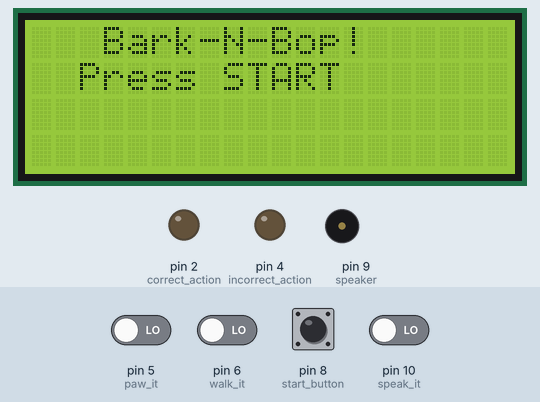
Simulated run of this sketch. Board: Arduino Uno, built with avr-gcc and run on an emulated ATmega328P. Shown: 20×4 character LCD, output pins drawn as LEDs (lit = HIGH), buzzer (waves = sounding). The inputs (shaded band) are chosen by the test bench; at power-on: pin 5 (paw_it), pin 6 (walk_it), pin 8 (start_button), pin 10 (speak_it) LOW. Random numbers use the default seed unless the sketch sets one.

Above: at 1.7 s.
1.8 s: pin 8 (start_button) pulled HIGH for 0.65 s
At 4.2 s:
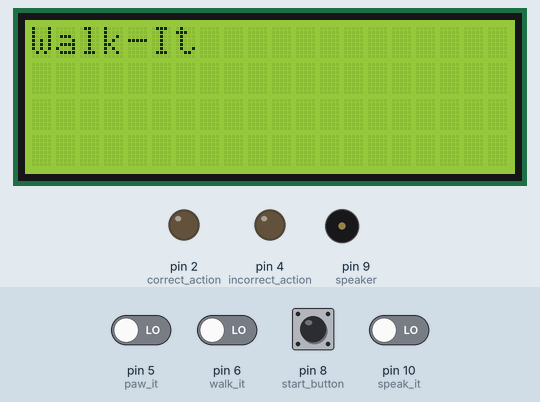
4.9 s: pin 5 (paw_it) driven HIGH
At 5.2 s:
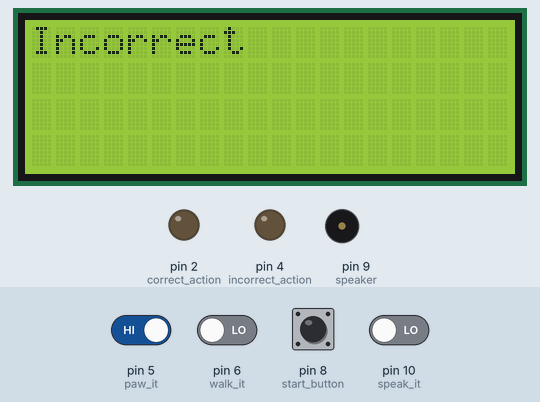
11.1 s: pin 8 (start_button) pulled HIGH for 1 s
At 15.1 s:
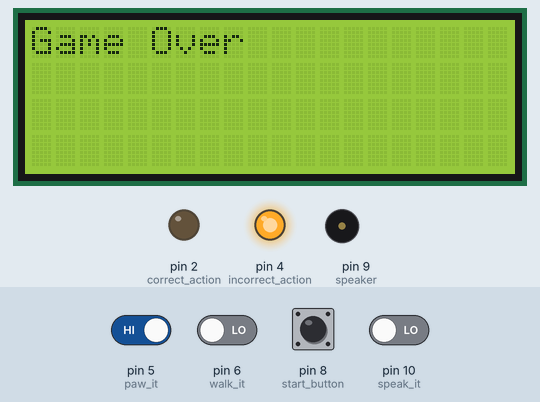
15.2 s: pin 5 (paw_it) driven LOW and pin 8 (start_button) driven HIGH
18.3 s: pin 8 (start_button) driven LOW
19.8 s: pin 8 (start_button) driven HIGH
At 22.5 s:
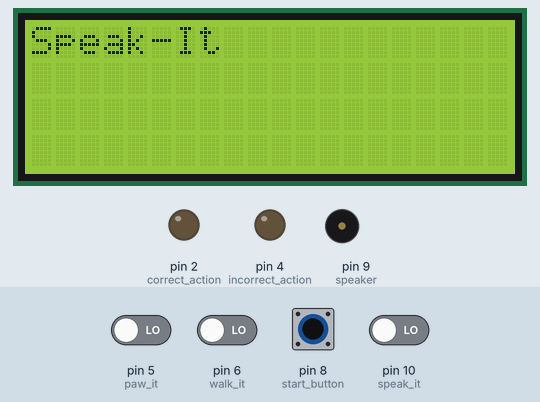
Timing chart, 0 to 23.8 s (numbered marks = the images above; inputs shaded):
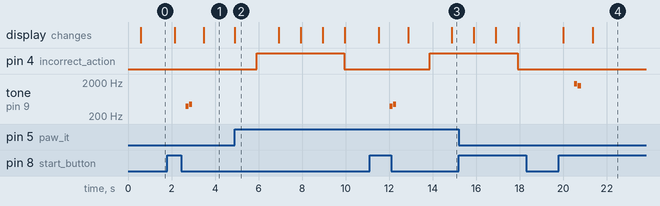

The sketch:

bark_it_code.ino
```cpp
# include <LiquidCrystal_I2C.h>
LiquidCrystal_I2C lcd(0x27,20,4);  // set the LCD address to 0x27 for a 16 chars and 2 line display

// define sensory input variables (i.e., the commands and START button)
int start_button = 8;
int paw_it = 5;
int walk_it = 6;
int speak_it = 10;

// define output variables:
int correct_action = 2; // green LED for successful action
int incorrect_action = 4; //red LED for unsuccessful action
unsigned int speaker = 9; // speaker for telling the user which command they need to do

long action = 0; // we will switch on action
int action_before = 0; // action before holds the state of the previous command (before new command prompted)
int action_after = 0; // action after holds the state of the completed command (after user was prompted with new command)

// count timer for recording if actions are completed in the alotted time
unsigned long turn = 500; // 10 seconds to complete the prompted command
unsigned long time_prompted; // initial time command was given to user
unsigned long time_elapsed; // measures how much time has passed to check if user completed action quick enough

// define variables to control game loop
int repeat = 0; // denotes whether the game is still going on or completed
int started = 0;
int score = 0; // score to increment according to successful actions
int total_score = 0; //accumulate score as game goes on
int action_completed = 0; // bool that gets set to 1 when an action is successful
int incorrect_action_set[] = {0,0};
int incorrect_action1 = 0;
int incorrect_action2 = 0;

// define variables to control the output sounds for each command
int tempo = 360;
int wholenote = (60000 * 4) / tempo;
int divider = 0;
int noteDuration = 0;

// Set a timer to limit the user's response time
unsigned long timeout = 10000; // 10 seconds

//define tones
// https://github.com/tsukisan/Arduino/blob/master/WiiClassicSoundboard/Notes.h
// #define NOTE_B0 31
// #define NOTE_C1 33
// #define NOTE_CS1 35
// #define NOTE_D1 37
// #define NOTE_DS1 39
// #define NOTE_E1 41

//define tones
#define NOTE_B0 31
#define NOTE_C1 33
#define NOTE_CS1 35
#define NOTE_D1 37
#define NOTE_DS1 39
#define NOTE_E1 41
#define NOTE_F1 44
#define NOTE_FS1 46
#define NOTE_G1 49
#define NOTE_GS1 52
#define NOTE_A1 55
#define NOTE_AS1 58
#define NOTE_B1 62
#define NOTE_C2 65
#define NOTE_CS2 69
#define NOTE_D2 73
#define NOTE_DS2 78
#define NOTE_E2 82
#define NOTE_F2 87
#define NOTE_FS2 93
#define NOTE_G2 98
#define NOTE_GS2 104
#define NOTE_A2 110
#define NOTE_AS2 117
#define NOTE_B2 123
#define NOTE_C3 131
#define NOTE_CS3 139
#define NOTE_D3 147
#define NOTE_DS3 156
#define NOTE_E3 165
#define NOTE_F3 175
#define NOTE_FS3 185
#define NOTE_G3 196
#define NOTE_GS3 208
#define NOTE_A3 220
#define NOTE_AS3 233
#define NOTE_B3 247
#define NOTE_C4 262
#define NOTE_CS4 277
#define NOTE_D4 294
#define NOTE_DS4 311
#define NOTE_E4 330
#define NOTE_F4 349
#define NOTE_FS4 370
#define NOTE_G4 392
#define NOTE_GS4 415
#define NOTE_A4 440
#define NOTE_AS4 466
#define NOTE_B4 494
#define NOTE_C5 523
#define NOTE_CS5 554
#define NOTE_D5 587
#define NOTE_DS5 622
#define NOTE_E5 659
#define NOTE_F5 698
#define NOTE_FS5 740
#define NOTE_G5 784
#define NOTE_GS5 831
#define NOTE_A5 880
#define NOTE_AS5 932
#define NOTE_B5 988
#define NOTE_C6 1047
#define NOTE_CS6 1109
#define NOTE_D6 1175
#define NOTE_DS6 1245
#define NOTE_E6 1319
#define NOTE_F6 1397
#define NOTE_FS6 1480
#define NOTE_G6 1568
#define NOTE_GS6 1661
#define NOTE_A6 1760
#define NOTE_AS6 1865
#define NOTE_B6 1976
#define NOTE_C7 2093
#define NOTE_CS7 2217
#define NOTE_D7 2349
#define NOTE_DS7 2489
#define NOTE_E7 2637
#define NOTE_F7 2794
#define NOTE_FS7 2960
#define NOTE_G7 3136
#define NOTE_GS7 3322
#define NOTE_A7 3520
#define NOTE_AS7 3729
#define NOTE_B7 3951
#define NOTE_C8 4186
#define NOTE_CS8 4435
#define NOTE_D8 4699
#define NOTE_DS8 4978
#define REST 0


// define sounds for each command
int pawMelody[] = {
  NOTE_A5,4, NOTE_DS8,4, NOTE_E5,4,
};

int walkMelody[] = {
  NOTE_G4,4, NOTE_A4,4, NOTE_A5,4,
};

int speakMelody[] = {
  NOTE_A6,4, NOTE_G6,4, NOTE_GS6,4, NOTE_DS6,4,
};

// sizeof gives the number of bytes, each int value is composed of two bytes (16 bits)
// there are two values per note (pitch and duration), so for each note there are four bytes
int pawNotes = sizeof(pawMelody) / sizeof(pawMelody[0]) / 2;
int walkNotes = sizeof(walkMelody) / sizeof(walkMelody[0]) / 2;
int speakNotes = sizeof(speakMelody) / sizeof(speakMelody[0]) / 2;


void setup() {
  // initialize the lcd
	lcd.init();
  lcd.backlight();
	delay(500);

  // set up the pin modes
  pinMode(correct_action, OUTPUT);
  pinMode(incorrect_action, OUTPUT);
  pinMode(paw_it, INPUT);
  pinMode(walk_it, INPUT);
  pinMode(speak_it, INPUT);
  pinMode(start_button, INPUT);
  pinMode(speaker, OUTPUT);

}

// function to compare the prompted action with the sensory input from the user
void actionChecker(int action, int actionPin, String action_str){

  delay(500);
  // check the sensory input and compare it with the given action
  action_before = digitalRead(actionPin);

  // record the time elapsed between prompting the command and completing the action
  time_prompted = millis();
  time_elapsed = 0;

  lcd.clear();
  lcd.print(action_str);

  // check for incorrect input
  if(actionPin == paw_it){
    incorrect_action_set[0] = 6;
    incorrect_action_set[1] = 10;
  }
  else if(actionPin == walk_it){
    incorrect_action_set[0] = 5;
    incorrect_action_set[1] = 10;
  }
  else if(actionPin == speak_it){
    incorrect_action_set[0] = 5;
    incorrect_action_set[1] = 6;
  }

  // check if action was completed before timer runs out
  while(time_elapsed < timeout && action_completed==0 && !incorrect_action1 && !incorrect_action2){
    // read the action to see if it matches what was prompted
    action_after = digitalRead(actionPin);
    incorrect_action1 = digitalRead(incorrect_action_set[0]);
    incorrect_action2 = digitalRead(incorrect_action_set[1]);

    // compare the actions before and after to see if action was completed
    if(action_before != action_after){
      action_completed = 1; // mark the action as completed
      score = score + 1; // reward a point for a successful action
      turn = turn - (turn * .05); // decrease the game rate so the time speeds up for each round
      break;
    }
    time_elapsed = millis() - time_prompted; // update time elapsed

  }

  // the game ends when the user reaches 99 points. check the score
  if(action_completed == 1 && score == 99){

    // tell the user they won
    lcd.clear();
    lcd.print("You Won!");
    delay(1000);

    // total up the points
    total_score = score;

    // prompt the user game over with their final score
    lcd.clear();
    lcd.print("Game Over");
    delay(1000);
    lcd.clear();
    lcd.print("Total Score:");
    delay(1000);
    lcd.clear();
    lcd.print(total_score);
    delay(1000);

    // reset the game variables
    turn = 500;
    score = 0;
    repeat = 0;
  }

  // if the user does not have 99 points, but had a successful action, reward a point and flash green LED
  else if(action_completed == 1){

    // prompt the user of a successful action
    lcd.clear();
    lcd.print("Correct!");
    delay(1000);
    // light up greem LED when action is successful
    digitalWrite(correct_action, HIGH);
    delay(1000);
    digitalWrite(correct_action, LOW);
  }

  // if the user did not have a successful action, flash the red LED and end the game
  else if(action_completed == 0 || incorrect_action1 || incorrect_action2){
    // prompt the user of a successful action
    lcd.clear();
    lcd.print("Incorrect");
    delay(1000);
    // light up red LED when action is successful
    digitalWrite(incorrect_action, HIGH);
    delay(1000);

    // when an action is unsuccessful, the game ends
    // total up the points
    total_score = score;

    // prompt the user game over with their final score
    lcd.clear();
    lcd.print("Game Over");
    delay(1000);
    lcd.clear();
    lcd.print("Total Score:");
    delay(1000);
    lcd.clear();
    lcd.print(total_score);
    delay(1000);

    // reset the game variables
    turn = 500;
    score = 0;
    repeat = 0;
    digitalWrite(incorrect_action, LOW);
    incorrect_action1 = 0;
    incorrect_action2 = 0;
  }
}

// loop to run continuously to run the game
void loop() {

  // display starting message
  lcd.clear();
  lcd.setCursor(3,0);
  lcd.print("Bark-N-Bop!");
  lcd.setCursor(2,1);
  lcd.print("Press START");
  delay(500);

  started = 0;
  // check if the start button was pressed
  started = digitalRead(start_button);

  if(started){
    repeat = 1; // keeps the game going

    while(repeat != 0){

      // randomly prompt the user with the 1 of 3 commands:
      action = random(1, 4);
      action_completed = 0; // bool set to false until an action has been completed. when action is completed, action_completed = 1
      lcd.clear();


      // switch on the 3 commands
        switch(action){

        // CASE 1: PAW-IT COMMAND
        case 1:
          delay(500);
          for (int thisNote = 0; thisNote < pawNotes * 2; thisNote = thisNote + 2) {
              // calculates the duration of each note
              divider = pawMelody[thisNote + 1];
              if (divider > 0) {
                // regular note, just proceed
                noteDuration = (wholenote) / divider;
              } else if (divider < 0) {
                // dotted notes are represented with negative durations!!
                noteDuration = (wholenote) / abs(divider);
                noteDuration *= 1.5; // increases the duration in half for dotted notes
              }

            tone(speaker, pawMelody[thisNote], noteDuration * 0.9); // Play the single note
            delay(noteDuration);  // Delay for the specified time
            noTone(speaker);  // Silence the note that was playing
          }
          actionChecker(action, paw_it, "Paw-It");
          break;

        // CASE 2: WALK-IT COMMAND
        case 2:
          delay(500);
          for (int thisNote = 0; thisNote < walkNotes; thisNote = thisNote + 2) {
              // calculates the duration of each note
              divider = walkMelody[thisNote + 1];
              if (divider > 0) {
                // regular note, just proceed
                noteDuration = (wholenote) / divider;
              } else if (divider < 0) {
                // dotted notes are represented with negative durations!!
                noteDuration = (wholenote) / abs(divider);
                noteDuration *= 1.5; // increases the duration in half for dotted notes
              }

            tone(speaker, walkMelody[thisNote], noteDuration * 0.9); // Play the single note
            delay(noteDuration);  // Delay for the specified time
            noTone(speaker);  // Silence the note that was playing
          }
          actionChecker(action, walk_it, "Walk-It");
          break;

        // CASE 3: SPEAK-IT COMMAND
        case 3:
          delay(500);
          for (int thisNote = 0; thisNote < speakNotes; thisNote = thisNote + 2) {
              // calculates the duration of each note
              divider = speakMelody[thisNote + 1];
              if (divider > 0) {
                // regular note, just proceed
                noteDuration = (wholenote) / divider;
              } else if (divider < 0) {
                // dotted notes are represented with negative durations!!
                noteDuration = (wholenote) / abs(divider);
                noteDuration *= 1.5; // increases the duration in half for dotted notes
              }

            tone(speaker, speakMelody[thisNote], noteDuration * 0.9); // Play the single note
            delay(noteDuration);  // Delay for the specified time
            noTone(speaker);  // Silence the note that was playing
          }
          actionChecker(action, speak_it, "Speak-It");
          break;
        }
    }
  }
}
```

Measured:
- after the input at 1.8 s, tone on pin 9 (speaker): silent → 392 Hz after 0.84 s, → silent 0.15 s later, → 440 Hz 0.02 s later, → silent 0.15 s later; the display: first changes after 0.34 s (image 1 shows a later state)
- after the input at 4.9 s, pin 4 (incorrect_action): LOW → HIGH after 1.0 s, → LOW 4.0 s later; the display: changes at once (image 2)
- after the input at 11.1 s, pin 4 (incorrect_action): LOW → HIGH after 2.8 s; tone on pin 9 (speaker): silent → 392 Hz after 0.92 s, → silent 0.15 s later, → 440 Hz 0.02 s later, → silent 0.15 s later
- after the input at 18.3 s, every drawn part: stays the same
- after the input at 19.8 s, tone on pin 9 (speaker): silent → 1760 Hz after 0.70 s, → silent 0.15 s later, → 1568 Hz 0.02 s later, → silent 0.15 s later; the display: first changes after 0.20 s (image 4 shows a later state)
- what the display in image 2 shows lasts 2.0 s, from 4.9 s to 6.9 s
